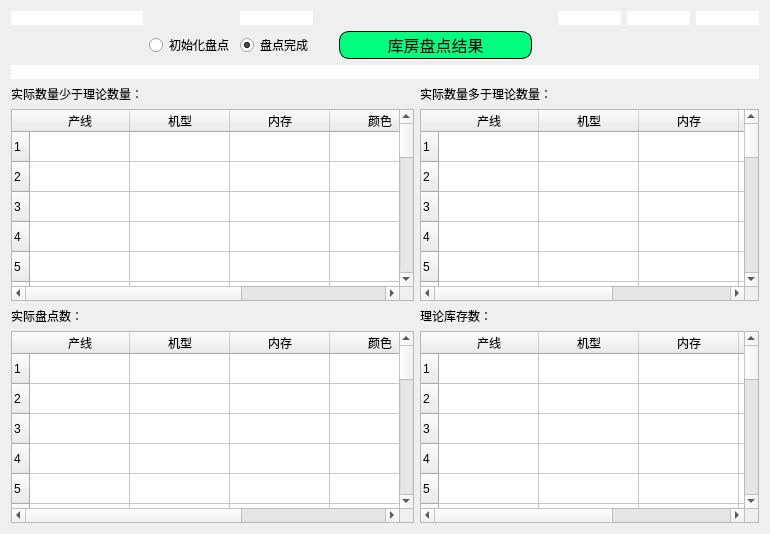
            <widget class="QWidget" name="inventory_tab_2">
             <attribute name="title">
              <string>盘点结果</string>
             </attribute>
             <layout class="QGridLayout" name="gridLayout_16">
              <item row="8" column="4" colspan="4">
               <widget class="QTableWidget" name="ShowDataTW_17">
                <property name="rowCount">
                 <number>22</number>
                </property>
                <attribute name="horizontalHeaderShowSortIndicator" stdset="0">
                 <bool>false</bool>
                </attribute>
                <attribute name="verticalHeaderCascadingSectionResizes">
                 <bool>false</bool>
                </attribute>
                <row/>
                <row/>
                <row/>
                <row/>
                <row/>
                <row/>
                <row/>
                <row/>
                <row/>
                <row/>
                <row/>
                <row/>
                <row/>
                <row/>
                <row/>
                <row/>
                <row/>
                <row/>
                <row/>
                <row/>
                <row/>
                <row/>
                <column>
                 <property name="text">
                  <string>产线</string>
                 </property>
                </column>
                <column>
                 <property name="text">
                  <string>机型</string>
                 </property>
                </column>
                <column>
                 <property name="text">
                  <string>内存</string>
                 </property>
                </column>
                <column>
                 <property name="text">
                  <string>颜色</string>
                 </property>
                </column>
                <column>
                 <property name="text">
                  <string>数量</string>
                 </property>
                </column>
               </widget>
              </item>
              <item row="9" column="0">
               <widget class="QLabel" name="inventory_label_3">
                <property name="text">
                 <string>实际盘点数：</string>
                </property>
               </widget>
              </item>
              <item row="0" column="2">
               <widget class="QPushButton" name="pushButton_34">
                <property name="styleSheet">
                 <string notr="true">background-color: rgb(255, 255, 255);
border: None;
color: rgb(255, 255, 255);</string>
                </property>
                <property name="text">
                 <string>PushButton</string>
                </property>
               </widget>
              </item>
              <item row="10" column="0" colspan="4">
               <widget class="QTableWidget" name="ShowDataTW_18">
                <property name="rowCount">
                 <number>22</number>
                </property>
                <attribute name="horizontalHeaderShowSortIndicator" stdset="0">
                 <bool>false</bool>
                </attribute>
                <attribute name="verticalHeaderCascadingSectionResizes">
                 <bool>false</bool>
                </attribute>
                <row/>
                <row/>
                <row/>
                <row/>
                <row/>
                <row/>
                <row/>
                <row/>
                <row/>
                <row/>
                <row/>
                <row/>
                <row/>
                <row/>
                <row/>
                <row/>
                <row/>
                <row/>
                <row/>
                <row/>
                <row/>
                <row/>
                <column>
                 <property name="text">
                  <string>产线</string>
                 </property>
                </column>
                <column>
                 <property name="text">
                  <string>机型</string>
                 </property>
                </column>
                <column>
                 <property name="text">
                  <string>内存</string>
                 </property>
                </column>
                <column>
                 <property name="text">
                  <string>颜色</string>
                 </property>
                </column>
                <column>
                 <property name="text">
                  <string>数量</string>
                 </property>
                </column>
               </widget>
              </item>
              <item row="7" column="4">
               <widget class="QLabel" name="inventory_label_2">
                <property name="text">
                 <string>实际数量多于理论数量：</string>
                </property>
               </widget>
              </item>
              <item row="3" column="1">
               <widget class="QRadioButton" name="inventory_start_RB">
                <property name="text">
                 <string>初始化盘点</string>
                </property>
               </widget>
              </item>
              <item row="8" column="0" colspan="4">
               <widget class="QTableWidget" name="ShowDataTW_16">
                <property name="rowCount">
                 <number>22</number>
                </property>
                <attribute name="horizontalHeaderShowSortIndicator" stdset="0">
                 <bool>false</bool>
                </attribute>
                <attribute name="verticalHeaderCascadingSectionResizes">
                 <bool>false</bool>
                </attribute>
                <row/>
                <row/>
                <row/>
                <row/>
                <row/>
                <row/>
                <row/>
                <row/>
                <row/>
                <row/>
                <row/>
                <row/>
                <row/>
                <row/>
                <row/>
                <row/>
                <row/>
                <row/>
                <row/>
                <row/>
                <row/>
                <row/>
                <column>
                 <property name="text">
                  <string>产线</string>
                 </property>
                </column>
                <column>
                 <property name="text">
                  <string>机型</string>
                 </property>
                </column>
                <column>
                 <property name="text">
                  <string>内存</string>
                 </property>
                </column>
                <column>
                 <property name="text">
                  <string>颜色</string>
                 </property>
                </column>
                <column>
                 <property name="text">
                  <string>数量</string>
                 </property>
                </column>
               </widget>
              </item>
              <item row="3" column="3" colspan="2">
               <widget class="QPushButton" name="inventory_sum_search_PB">
                <property name="minimumSize">
                 <size>
                  <width>233</width>
                  <height>28</height>
                 </size>
                </property>
                <property name="maximumSize">
                 <size>
                  <width>233</width>
                  <height>28</height>
                 </size>
                </property>
                <property name="font">
                 <font>
                  <family>黑体</family>
                  <pointsize>12</pointsize>
                 </font>
                </property>
                <property name="styleSheet">
                 <string notr="true">QPushButton {
	border-radius:10px;
	padding-top:5px;
	padding-bottom: 5px;
	border-color: black;
    border-style:solid;
    border-width:1px;
    background-color:#00ff7f;
    margin-left: 20px;
    margin-right:20px;
}

QPushButton:hover
{
    background-color:#00aaff;
	border-radius:10px;
}

QPushButton:pressed
{
    padding-left:15px;
	border-radius:10px;
}
</string>
                </property>
                <property name="text">
                 <string>库房盘点结果</string>
                </property>
                <property name="icon">
                 <iconset>
                  <normalon>static/img/check-mark-3-64.gif</normalon>
                 </iconset>
                </property>
               </widget>
              </item>
              <item row="0" column="7">
               <widget class="QPushButton" name="pushButton_37">
                <property name="styleSheet">
                 <string notr="true">background-color: rgb(255, 255, 255);
border: None;
color: rgb(255, 255, 255);</string>
                </property>
                <property name="text">
                 <string>PushButton</string>
                </property>
               </widget>
              </item>
              <item row="0" column="6">
               <widget class="QPushButton" name="pushButton_35">
                <property name="styleSheet">
                 <string notr="true">background-color: rgb(255, 255, 255);
border: None;
color: rgb(255, 255, 255);</string>
                </property>
                <property name="text">
                 <string>PushButton</string>
                </property>
               </widget>
              </item>
              <item row="7" column="0">
               <widget class="QLabel" name="inventory_label_1">
                <property name="text">
                 <string>实际数量少于理论数量：</string>
                </property>
               </widget>
              </item>
              <item row="0" column="5">
               <widget class="QPushButton" name="pushButton_38">
                <property name="styleSheet">
                 <string notr="true">background-color: rgb(255, 255, 255);
border: None;
color: rgb(255, 255, 255);</string>
                </property>
                <property name="text">
                 <string>PushButton</string>
                </property>
               </widget>
              </item>
              <item row="9" column="4">
               <widget class="QLabel" name="inventory_label_4">
                <property name="text">
                 <string>理论库存数：</string>
                </property>
               </widget>
              </item>
              <item row="3" column="2">
               <widget class="QRadioButton" name="inventory_complete_RB">
                <property name="text">
                 <string>盘点完成</string>
                </property>
                <property name="checked">
                 <bool>true</bool>
                </property>
               </widget>
              </item>
              <item row="10" column="4" colspan="4">
               <widget class="QTableWidget" name="ShowDataTW_19">
                <property name="rowCount">
                 <number>22</number>
                </property>
                <attribute name="horizontalHeaderShowSortIndicator" stdset="0">
                 <bool>false</bool>
                </attribute>
                <attribute name="verticalHeaderCascadingSectionResizes">
                 <bool>false</bool>
                </attribute>
                <row/>
                <row/>
                <row/>
                <row/>
                <row/>
                <row/>
                <row/>
                <row/>
                <row/>
                <row/>
                <row/>
                <row/>
                <row/>
                <row/>
                <row/>
                <row/>
                <row/>
                <row/>
                <row/>
                <row/>
                <row/>
                <row/>
                <column>
                 <property name="text">
                  <string>产线</string>
                 </property>
                </column>
                <column>
                 <property name="text">
                  <string>机型</string>
                 </property>
                </column>
                <column>
                 <property name="text">
                  <string>内存</string>
                 </property>
                </column>
                <column>
                 <property name="text">
                  <string>颜色</string>
                 </property>
                </column>
                <column>
                 <property name="text">
                  <string>数量</string>
                 </property>
                </column>
               </widget>
              </item>
              <item row="0" column="0">
               <widget class="QPushButton" name="pushButton_36">
                <property name="styleSheet">
                 <string notr="true">background-color: rgb(255, 255, 255);
border: None;
color: rgb(255, 255, 255);</string>
                </property>
                <property name="text">
                 <string>PushButton</string>
                </property>
               </widget>
              </item>
              <item row="4" column="0" colspan="8">
               <widget class="QPushButton" name="pushButton_39">
                <property name="styleSheet">
                 <string notr="true">background-color: rgb(255, 255, 255);
border: None;
color: rgb(255, 255, 255);</string>
                </property>
                <property name="text">
                 <string>PushButton</string>
                </property>
               </widget>
              </item>
             </layout>
            </widget>
